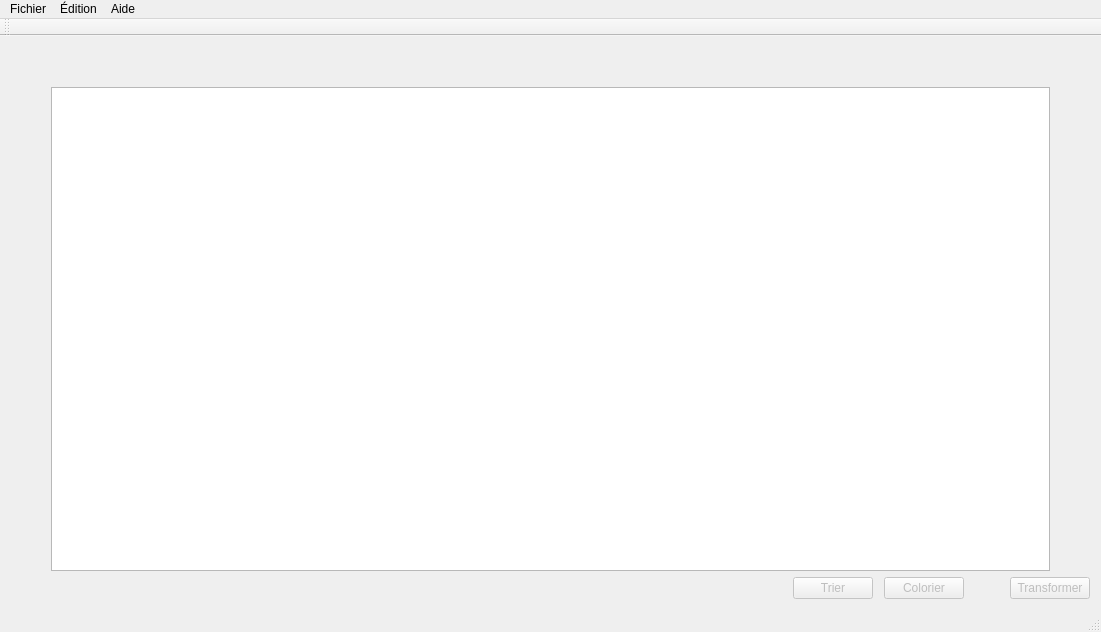
<?xml version="1.0" encoding="UTF-8"?>
<ui version="4.0">
 <class>MainWindow_projet</class>
 <widget class="QMainWindow" name="MainWindow_projet">
  <property name="geometry">
   <rect>
    <x>0</x>
    <y>0</y>
    <width>1101</width>
    <height>632</height>
   </rect>
  </property>
  <property name="minimumSize">
   <size>
    <width>400</width>
    <height>300</height>
   </size>
  </property>
  <property name="windowTitle">
   <string>Visualizator</string>
  </property>
  <widget class="QWidget" name="myCentralWidget">
   <layout class="QVBoxLayout" name="verticalLayout_2">
    <item>
     <spacer name="verticalSpacer">
      <property name="orientation">
       <enum>Qt::Vertical</enum>
      </property>
      <property name="sizeType">
       <enum>QSizePolicy::Minimum</enum>
      </property>
      <property name="sizeHint" stdset="0">
       <size>
        <width>20</width>
        <height>40</height>
       </size>
      </property>
     </spacer>
    </item>
    <item>
     <layout class="QHBoxLayout" name="horizontalLayout_2">
      <item>
       <spacer name="horizontalSpacer_4">
        <property name="orientation">
         <enum>Qt::Horizontal</enum>
        </property>
        <property name="sizeType">
         <enum>QSizePolicy::Minimum</enum>
        </property>
        <property name="sizeHint" stdset="0">
         <size>
          <width>40</width>
          <height>20</height>
         </size>
        </property>
       </spacer>
      </item>
      <item>
       <layout class="QVBoxLayout" name="verticalLayout"/>
      </item>
      <item>
       <widget class="QTableView" name="_myTableView">
        <property name="cursor" stdset="0">
         <cursorShape>ArrowCursor</cursorShape>
        </property>
        <property name="mouseTracking">
         <bool>true</bool>
        </property>
        <property name="acceptDrops">
         <bool>true</bool>
        </property>
        <property name="toolTip">
         <string comment="fdfdfd" extracomment="hhhhhhhhh">Helloooooo!</string>
        </property>
        <property name="toolTipDuration">
         <number>5</number>
        </property>
        <property name="statusTip">
         <string comment="yoooo" extracomment="hooooy"/>
        </property>
        <property name="whatsThis">
         <string comment="jjjjjjjjjjjj" extracomment="Heeeey"/>
        </property>
        <property name="accessibleName">
         <string comment="kaka" extracomment="akaka">koko</string>
        </property>
        <property name="accessibleDescription">
         <string comment="poooop" extracomment="iiiiooopa">lop</string>
        </property>
        <property name="autoFillBackground">
         <bool>true</bool>
        </property>
        <property name="dragEnabled">
         <bool>false</bool>
        </property>
        <property name="dragDropMode">
         <enum>QAbstractItemView::DragDrop</enum>
        </property>
        <property name="defaultDropAction">
         <enum>Qt::LinkAction</enum>
        </property>
        <property name="sortingEnabled">
         <bool>false</bool>
        </property>
       </widget>
      </item>
      <item>
       <spacer name="horizontalSpacer_5">
        <property name="orientation">
         <enum>Qt::Horizontal</enum>
        </property>
        <property name="sizeType">
         <enum>QSizePolicy::Minimum</enum>
        </property>
        <property name="sizeHint" stdset="0">
         <size>
          <width>40</width>
          <height>20</height>
         </size>
        </property>
       </spacer>
      </item>
     </layout>
    </item>
    <item>
     <layout class="QHBoxLayout" name="horizontalLayout">
      <item>
       <spacer name="horizontalSpacer">
        <property name="orientation">
         <enum>Qt::Horizontal</enum>
        </property>
        <property name="sizeHint" stdset="0">
         <size>
          <width>40</width>
          <height>20</height>
         </size>
        </property>
       </spacer>
      </item>
      <item>
       <widget class="QPushButton" name="myPBTrier">
        <property name="enabled">
         <bool>false</bool>
        </property>
        <property name="cursor">
         <cursorShape>PointingHandCursor</cursorShape>
        </property>
        <property name="toolTip">
         <string>&lt;html&gt;&lt;head/&gt;&lt;body&gt;&lt;p&gt;Trier la colonne courante&lt;/p&gt;&lt;/body&gt;&lt;/html&gt;</string>
        </property>
        <property name="text">
         <string>Trier</string>
        </property>
       </widget>
      </item>
      <item>
       <spacer name="horizontalSpacer_2">
        <property name="orientation">
         <enum>Qt::Horizontal</enum>
        </property>
        <property name="sizeType">
         <enum>QSizePolicy::Minimum</enum>
        </property>
        <property name="sizeHint" stdset="0">
         <size>
          <width>5</width>
          <height>20</height>
         </size>
        </property>
       </spacer>
      </item>
      <item>
       <widget class="QPushButton" name="myPBColorier">
        <property name="enabled">
         <bool>false</bool>
        </property>
        <property name="cursor">
         <cursorShape>PointingHandCursor</cursorShape>
        </property>
        <property name="toolTip">
         <string>&lt;html&gt;&lt;head/&gt;&lt;body&gt;&lt;p&gt;Colorier la colonne courante&lt;/p&gt;&lt;/body&gt;&lt;/html&gt;</string>
        </property>
        <property name="text">
         <string>Colorier</string>
        </property>
       </widget>
      </item>
      <item>
       <spacer name="horizontalSpacer_3">
        <property name="orientation">
         <enum>Qt::Horizontal</enum>
        </property>
        <property name="sizeType">
         <enum>QSizePolicy::Minimum</enum>
        </property>
        <property name="sizeHint" stdset="0">
         <size>
          <width>40</width>
          <height>20</height>
         </size>
        </property>
       </spacer>
      </item>
      <item>
       <widget class="QPushButton" name="_myPBValider">
        <property name="enabled">
         <bool>false</bool>
        </property>
        <property name="cursor">
         <cursorShape>PointingHandCursor</cursorShape>
        </property>
        <property name="toolTip">
         <string>&lt;html&gt;&lt;head/&gt;&lt;body&gt;&lt;p&gt;Transforme le tabmeau en image&lt;/p&gt;&lt;/body&gt;&lt;/html&gt;</string>
        </property>
        <property name="text">
         <string>Transformer</string>
        </property>
       </widget>
      </item>
     </layout>
    </item>
   </layout>
  </widget>
  <widget class="QMenuBar" name="myMenuBar">
   <property name="geometry">
    <rect>
     <x>0</x>
     <y>0</y>
     <width>1101</width>
     <height>22</height>
    </rect>
   </property>
   <widget class="QMenu" name="myMenuFichier">
    <property name="title">
     <string>Fichier</string>
    </property>
    <addaction name="actionImporter"/>
    <addaction name="actionGenererAl"/>
    <addaction name="separator"/>
    <addaction name="actionQuitter"/>
   </widget>
   <widget class="QMenu" name="menuEdition">
    <property name="title">
     <string>Édition</string>
    </property>
    <addaction name="separator"/>
    <addaction name="actionTrier"/>
    <addaction name="actionColorier"/>
    <addaction name="actionValider"/>
   </widget>
   <widget class="QMenu" name="menuAide">
    <property name="title">
     <string>Aide</string>
    </property>
    <addaction name="actionA_propos"/>
   </widget>
   <addaction name="myMenuFichier"/>
   <addaction name="menuEdition"/>
   <addaction name="menuAide"/>
  </widget>
  <widget class="QToolBar" name="mainToolBar">
   <attribute name="toolBarArea">
    <enum>TopToolBarArea</enum>
   </attribute>
   <attribute name="toolBarBreak">
    <bool>false</bool>
   </attribute>
  </widget>
  <widget class="QStatusBar" name="statusBar"/>
  <action name="action_importer">
   <property name="checkable">
    <bool>false</bool>
   </property>
   <property name="text">
    <string>Importer</string>
   </property>
  </action>
  <action name="action_generer">
   <property name="text">
    <string>Générer</string>
   </property>
  </action>
  <action name="actionFermer">
   <property name="text">
    <string>Fermer</string>
   </property>
  </action>
  <action name="actionImporter">
   <property name="text">
    <string>Importer...</string>
   </property>
  </action>
  <action name="actionQuitter">
   <property name="text">
    <string>Quitter</string>
   </property>
  </action>
  <action name="actionGenererAl">
   <property name="text">
    <string>Générer aléatoirement</string>
   </property>
  </action>
  <action name="actionTrier">
   <property name="enabled">
    <bool>false</bool>
   </property>
   <property name="text">
    <string>Trier...</string>
   </property>
   <property name="toolTip">
    <string>Trier la colonne courante</string>
   </property>
   <property name="whatsThis">
    <string>Trier la colonne courante</string>
   </property>
  </action>
  <action name="actionColorier">
   <property name="enabled">
    <bool>false</bool>
   </property>
   <property name="text">
    <string>Colorier...</string>
   </property>
  </action>
  <action name="actionValider">
   <property name="enabled">
    <bool>false</bool>
   </property>
   <property name="text">
    <string>Valider...</string>
   </property>
  </action>
  <action name="actionA_propos">
   <property name="text">
    <string>A propos</string>
   </property>
  </action>
 </widget>
 <layoutdefault spacing="6" margin="11"/>
 <resources/>
 <connections>
  <connection>
   <sender>myPBTrier</sender>
   <signal>pressed()</signal>
   <receiver>MainWindow_projet</receiver>
   <slot>show()</slot>
   <hints>
    <hint type="sourcelabel">
     <x>190</x>
     <y>421</y>
    </hint>
    <hint type="destinationlabel">
     <x>211</x>
     <y>436</y>
    </hint>
   </hints>
  </connection>
 </connections>
</ui>
